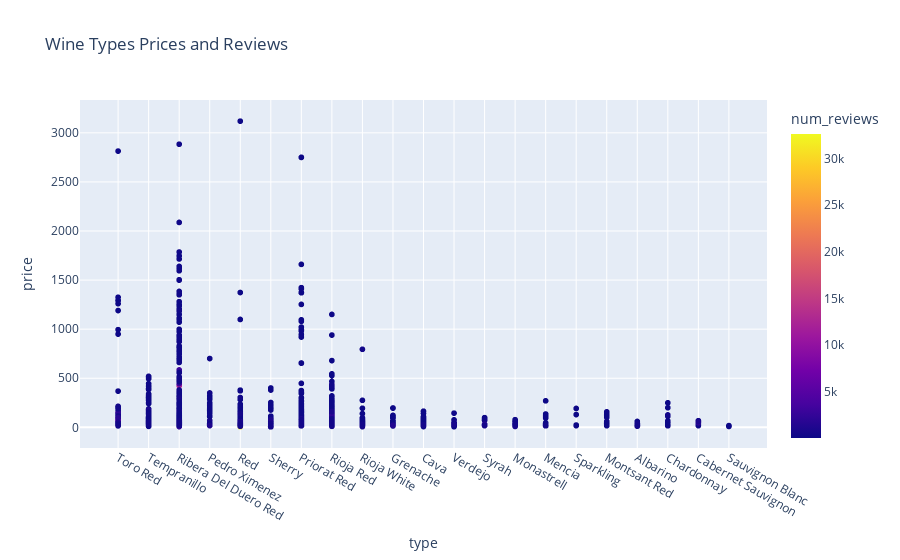

This figure's notebook cell:
### Markdown cell above
price - type - num_reviews

### Code cell
fig = px.scatter(df, x="type", y="price", color="num_reviews", title='Wine Types Prices and Reviews')
fig.show()

### Figure 1 — Plotly figure (JSON) as saved in the notebook; plotly's stock layout.template omitted (floating-point values rounded to 4 significant figures; data arrays with more than 128 entries replaced by an {"elided": "..."} marker saying what was removed)
{"data": [{"hovertemplate": "type=%{x}<br>price=%{y}<br>num_reviews=%{marker.color}<extra></extra>", "legendgroup": "", "marker": {"color": {"elided": "7500 int values"}, "coloraxis": "coloraxis", "symbol": "circle"}, "mode": "markers", "name": "", "showlegend": false, "type": "scattergl", "x": {"elided": "7500 str values"}, "xaxis": "x", "y": {"elided": "7500 float values"}, "yaxis": "y"}], "layout": {"coloraxis": {"colorbar": {"title": {"text": "num_reviews"}}, "colorscale": [[0, "#0d0887"], [0.1111, "#46039f"], [0.2222, "#7201a8"], [0.3333, "#9c179e"], [0.4444, "#bd3786"], [0.5556, "#d8576b"], [0.6667, "#ed7953"], [0.7778, "#fb9f3a"], [0.8889, "#fdca26"], [1, "#f0f921"]]}, "legend": {"tracegroupgap": 0}, "title": {"text": "Wine Types Prices and Reviews"}, "xaxis": {"anchor": "y", "domain": [0, 1], "title": {"text": "type"}}, "yaxis": {"anchor": "x", "domain": [0, 1], "title": {"text": "price"}}}}
